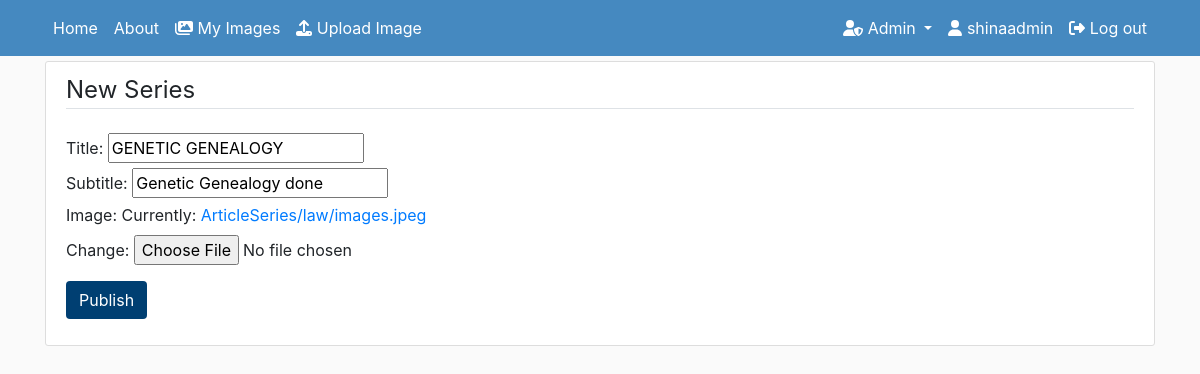
The page /law/update (signed in) on the database as committed earlier.
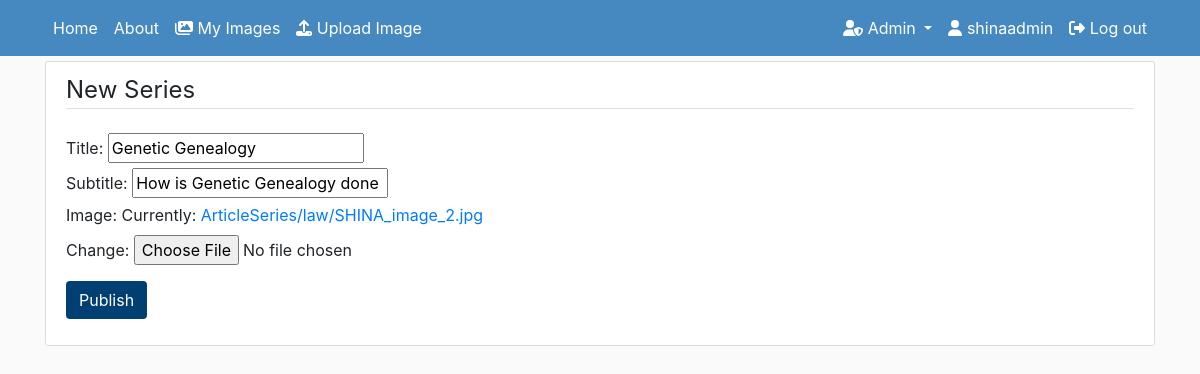
The same page on the database as committed later.
### SHINA/models.py (models this page shows, shortened)
class ArticleSeries(models.Model):
    def image_upload_to(self, instance=None):
        if instance:
            return os.path.join("ArticleSeries", slugify(self.slug), instance)
        return None
    title = models.CharField(max_length=200)
    subtitle = models.CharField(max_length=200, default="", blank=True)
    slug = models.SlugField("Series slug", null=False, blank=False, unique=True)
    published = models.DateTimeField("Date published", default=timezone.now)
    author = models.ForeignKey(get_user_model(), default=1, on_delete=models.SET_DEFAULT)
    image = models.ImageField(default='default/no_image.jpg', upload_to=image_upload_to ,max_length=255)
    class Meta:
        verbose_name_plural = "Series"
        ordering = ['-published']

### SHINA/decorators.py (the view)
        def _wrapped_view(request, *args, **kwargs):
            if not request.user.is_superuser:
                messages.error(request, "You are not authorized to access this!")
                return redirect(redirect_url)
            return view_func(request, *args, **kwargs)

### SHINA/forms.py
class SeriesUpdateForm(forms.ModelForm):
    class Meta:
        model = ArticleSeries
        fields = [
            "title",
            "subtitle",
            "image",
        ]

### SHINA/views.py (called while the page is built)
@user_is_superuser
def series_update(request, series):
    matching_series = ArticleSeries.objects.filter(slug=series).first()
    if request.method == "POST":
        form = SeriesUpdateForm(request.POST, request.FILES, instance=matching_series)
        if form.is_valid():
            form.save()
            return redirect('homepage')
    else:
        form = SeriesUpdateForm(instance=matching_series)
        return render(
            request=request,
            template_name='SHINA1/new_record.html',
            context={
                "object": "Series",
                "form": form
                }
            )

### SHINA/templates/SHINA1/new_record.html (shortened to what this page needs)
{% extends "SHINA1/header.html" %}
{% block content %}
    <div class="content-section">
        <form method="POST" enctype="multipart/form-data">
            <fieldset class="form-group">
                <legend class="border-bottom mb-4">New {{ object }}</legend>
                {{ form }}
            </fieldset>
            <div class="form-group">
                <button class="btn btncolor" type="submit">Publish</button>
            </div>
        </form>
    </div>
{% endblock content %}

Rows that differ between the two databases and show on the page:
removed ArticleSeries: title "GENETIC GENEALOGY", subtitle "Genetic Genealogy done"
now on this page (row edited): ArticleSeries: title "Genetic Genealogy", subtitle "How is Genetic Genealogy done"
Other text that changed with them:
text no longer shown: "Title: Subtitle: Image: Currently: ArticleSeries/law/images.jpeg Change:"
text now shown: "Title: Subtitle: Image: Currently: ArticleSeries/law/SHINA_image_2.jpg Change:"
